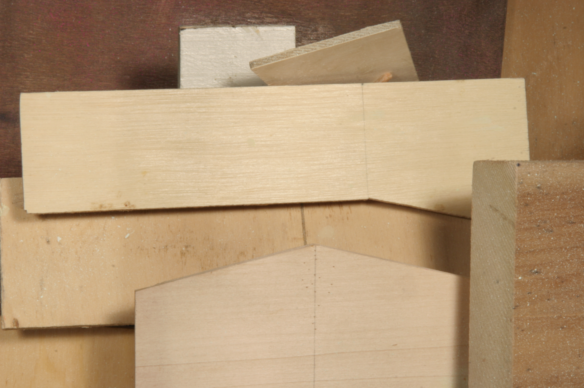
#> input picture Assignment3/frame07.png, 584 x 388 px
$ jupyter execute q3.ipynb   (shell and % lines are left out)
#> lines starting #> are read from the running program, lines starting #| are printed output that depends on the picture; after the words box and inside, x2 and y2 are one past the last pixel; in counts of white or black regions, pixels touching at a corner belong together
Firstly, we try to find some feature points.

[cell 1]
import cv2
import numpy as np
import matplotlib.pyplot as plt
import random
from scipy.spatial.distance import euclidean

# load two images
img1 = cv2.imread("./frame07.png")
#> img1 is the input picture: shape (388, 584, 3); mean B, G, R 117.3, 150.4, 178.3
img2 = cv2.imread("./frame08.png")
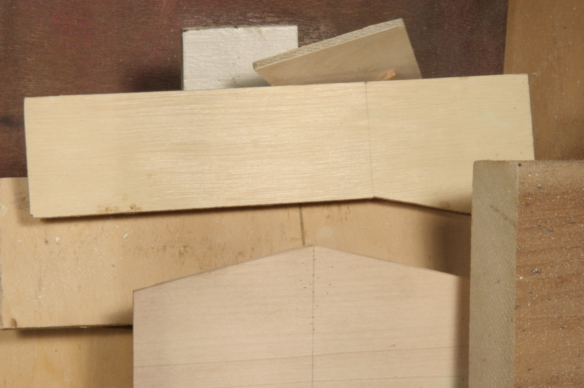
#> input picture Assignment3/frame08.png, 584 x 388 px
#> img2 is the input picture: shape (388, 584, 3); mean B, G, R 116.1, 149.1, 177

#Find the feature points
sift = cv2.xfeatures2d.SIFT_create()
kp1_SIFT, desc1_SIFT = sift.detectAndCompute(img1, None)
#> kp1_SIFT = 134 keypoints; strongest (x, y, size): (164, 75, 22.6), (370, 202, 5.9), (302, 205, 5.4), (447, 236, 41.6)
features = [feature.pt for feature in kp1_SIFT]
#> features = 134 pairs, first value 3.84 to 538.5, second value 16.25 to 381.4
for feature in features:
    x,y = feature
    x = int(x)
    y = int(y)
    cv2.circle(img1,(x,y),5,(36,255,12),-1)
#> this loop made 134 passes
#> (feature, x, y) on passes 1 to 12: ((3.84, 276.2), 3, 276), ((7.86, 323.8), 7, 323), ((15.98, 322), 15, 321), ((16.72, 100.7), 16, 100), ((17.34, 201.3), 17, 201), ((19.16, 91.53), 19, 91), ((20.9, 193), 20, 193), ((20.96, 184.2), 20, 184), ((21.79, 199.7), 21, 199), ((21.82, 193), 21, 193), ((21.86, 206.5), 21, 206), ((25.11, 323.5), 25, 323)
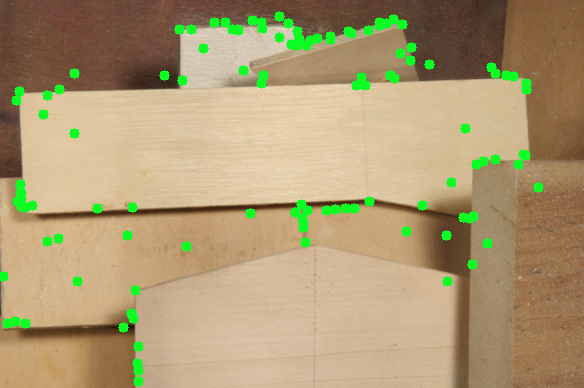
#> img1: shape (388, 584, 3); 3.7% of pixels changed, all inside (x1, y1, x2, y2) = (0, 11, 544, 387)

plt.imshow(img1, 'gray')

Then, blur both images with 2D Gaussian with sigma = 3

[cell 2]
#blur the image
img1 = cv2.cvtColor(img1, cv2.COLOR_BGR2RGB)
gray1 = cv2.cvtColor(img1, cv2.COLOR_RGB2GRAY)
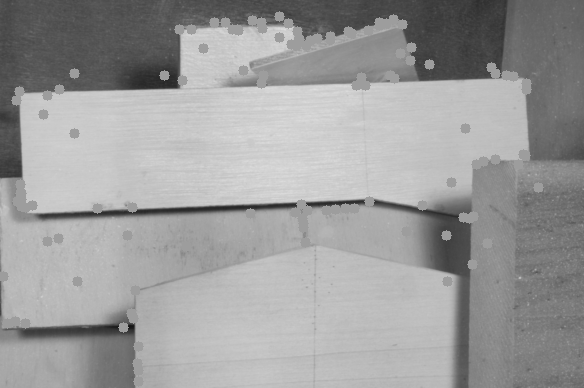
#> gray1: shape (388, 584); min 21, max 222, mean 155.6
blur1 = cv2.GaussianBlur(gray1,(3,3),5) #set lambda to 3 can give us better corners.
img2 = cv2.cvtColor(img2, cv2.COLOR_BGR2RGB)
gray2 = cv2.cvtColor(img2, cv2.COLOR_RGB2GRAY)
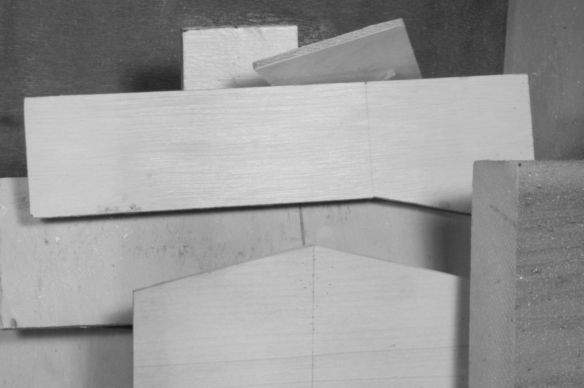
#> gray2: shape (388, 584); min 20, max 221, mean 153.7
blur2 = cv2.GaussianBlur(gray2,(3,3),5)

Then, try to find the motion vector by Lucas-Kanade construction.

[cell 3]
#First, find the gradient corresponding to x and y
Ix = np.gradient(blur1)[0]
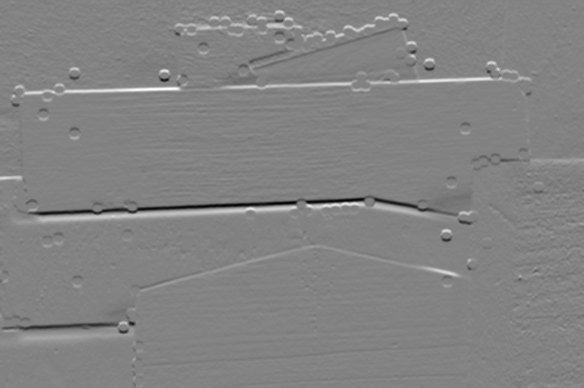
#> Ix: shape (388, 584) float64; min -49.5, max 47, mean 0.2; drawn with min black and max white
Iy = np.gradient(blur1)[1]
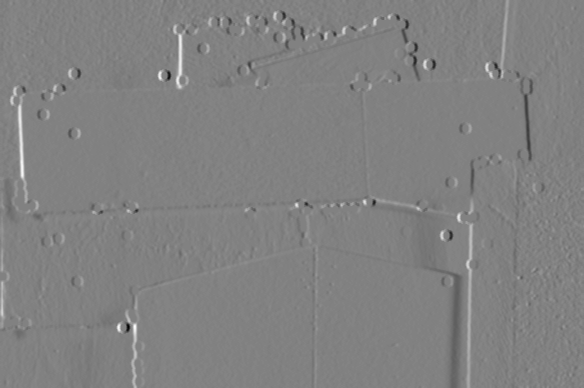
#> Iy: shape (388, 584) float64; min -45, max 43.5, mean 0; drawn with min black and max white
#set the window size and find the elements in the matrix in Lucas-Kanade equation for every corner
window_size = 3
k = window_size // 2
for feature in features:
  x, y = feature
  x = int(x)
  y = int(y)
  #find all useful points in the window
  if x+k+1<blur1.shape[0] and y+k+1<blur1.shape[1]:
    use_Ix = Ix[x-k:x+k+1, y-k:y:k+1]
    use_Iy = Iy[x-k:x+k+1, y-k:y:k+1]
    use_img1 = blur1[x-k:x+k+1, y-k:y:k+1]
    use_img2 = blur2[x-k:x+k+1, y-k:y:k+1]

    #find the matrix in the left side
    IxIy = np.sum(np.multiply(use_Ix, use_Iy))
    Ix2 = np.sum(np.multiply(use_Ix, use_Ix))
    Iy2 = np.sum(np.multiply(use_Iy, use_Iy))
    left_matrix = np.array([[Ix2, IxIy], [IxIy, Iy2]])

    #find the matrix in the right side
    difference = use_img1 - use_img2
    difference_blur = cv2.GaussianBlur(difference, (5, 5), 10) #blur the derivatives in time
    right_matrix = np.array([[np.sum(np.multiply(difference_blur, use_Ix))], [np.sum(np.multiply(difference_blur, use_Iy))]])

    left_inverse = np.linalg.pinv(left_matrix)
    motion = np.dot(left_inverse, right_matrix)
    vx = motion[0][0]
    vy = motion[1][0]

    #here is the point that predicted by our motion vector. circle it in the original picture
    cv2.circle(img2,(int(x+vx),int(y+vy)),5,(36,255,12),-1)
#> this loop made 134 passes
#> (feature, x, y, use_Ix, use_Iy, use_img1, use_img2, IxIy) on passes 1, 2, 3, 4, 5, 7, 8: ((3.84, 276.2), 3, 276, [1, 0, -1.5], [1, 1, 0.5], [77, 78, 77], [75, 75, 74], 0.25), ((7.86, 323.8), 7, 323, [-0.5, 0, 1], [0, -0.5, 0], [79, 79, 79], [77, 78, 79], 0), ((15.98, 322), 15, 321, [0.5, -2, -2], [-2, -1, -1.5], [84, 83, 80], [82, 80, 79], 4), ((16.72, 100.7), 16, 100, [3, 1.5, 0], [0.5, 0.5, 1.5], [87, 90, 90], [79, 82, 86], 2.25), ((17.34, 201.3), 17, 201, [3.5, 0.5, -3], [-1.5, 0, 1.5], [98, 100, 99], [95, 99, 98], -9.75), ((20.9, 193), 20, 193, [2.5, -1, -2.5], [-2, -3, -3], [104, 105, 102], [101, 105, 106], 5.5), ((20.96, 184.2), 20, 184, [3.5, 0, -2], [1.5, 1, -0.5], [102, 104, 102], [92, 96, 98], 6.25)
#> (feature, x, y, use_Ix, use_img1, use_img2, IxIy, Ix2) on pass 6: ((19.16, 91.53), 19, 91, [1.5, 1, 0.5], [83, 84, 85], [79, 82, 83], 0, 3.5)
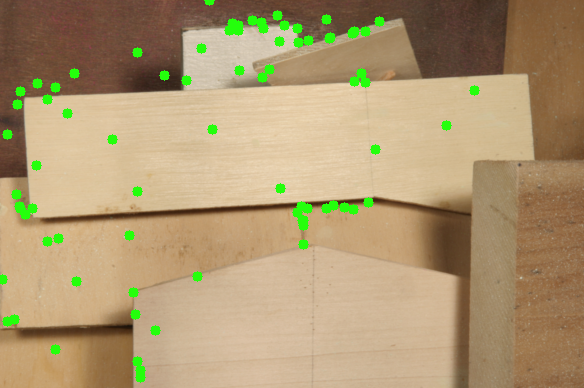
#> img2: shape (388, 584, 3); mean R, G, B 173.5, 152, 113.5
plt.imshow(img2, 'gray')
